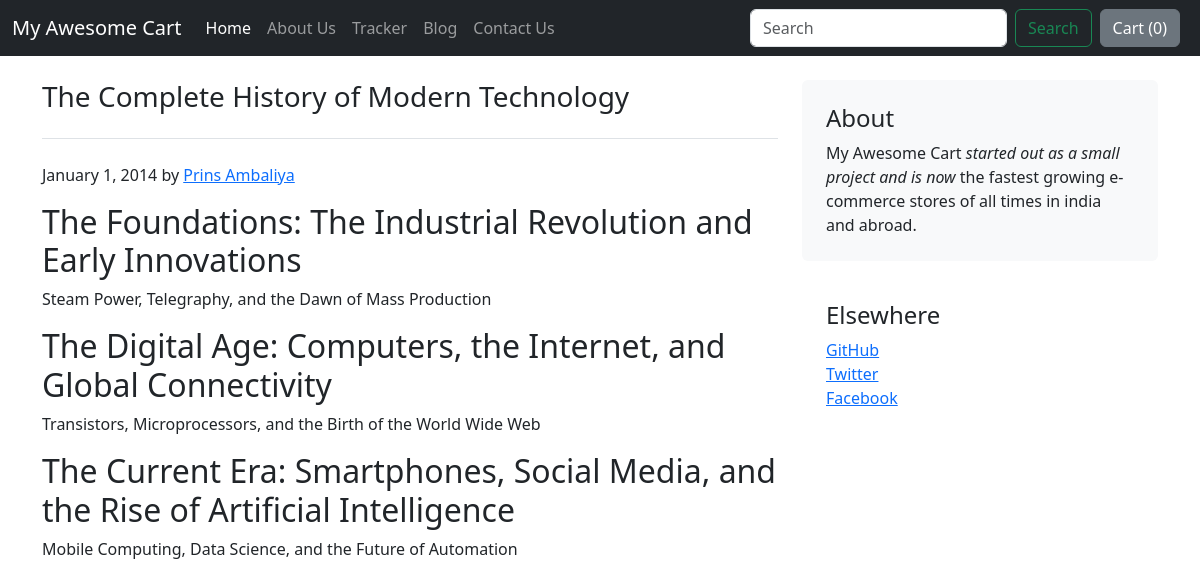
The app's page /blog/blogpost/3/ with its own data.
### blog/models.py (models this page shows, shortened)
class Blogpost(models.Model):
    post_id = models.AutoField(primary_key=True)
    title = models.CharField(max_length=50)
    head0 = models.CharField(max_length=500,default="")
    chead0 = models.CharField(max_length=5000,default="")
    head1 = models.CharField(max_length=500,default="")
    chead1 = models.CharField(max_length=5000,default="")
    head2 = models.CharField(max_length=500,default="")
    chead2 = models.CharField(max_length=5000,default="")
    pub_date = models.DateField()
    thumbnail = models.ImageField(upload_to="blog/images",default="")

### blog/views.py (the view)
# urls.py: path("blogpost/<int:id>/",views.blogpost,name="BlogPost"),
def blogpost(request,id):
    post = Blogpost.objects.filter(post_id=id).first()
    context = {"post":post}
    return render(request, "blog/blogpost.html",context)

### blog/templates/blog/blogpost.html (shortened to what this page needs)
{% extends 'blog/basic.html' %} {% block body %}
<div class="container">
  <div class="row mt-4">
    <div class="col-md-8 blog-main">
      <h3 class="pb-4 mb-4 font-italic border-bottom">{{post.title}}</h3>
      <div class="blog-post">
        <p class="blog-post-meta">
          January 1, 2014 by <a href="#">Prins Ambaliya</a>
        </p>
        <h2>{{post.head0}}</h2>
        <p>{{post.chead0}}</p>
        <h2>{{post.head1}}</h2>
        <p>{{post.chead1}}</p>
        <h2>{{post.head2}}</h2>
        <p>{{post.chead2}}</p>
      </div>
    </div>
    <aside class="col-md-4 blog-sidebar">
      <div class="p-4 mb-3 bg-light rounded">
        <h4 class="font-italic">About</h4>
        <p class="mb-0">
          My Awesome Cart <em>started out as a small project and is now</em> the
          fastest growing e-commerce stores of all times in india and abroad.
        </p>
      </div>
      <div class="p-4">
        <h4 class="font-italic">Elsewhere</h4>
        <ol class="list-unstyled">
          <li><a href="#">GitHub</a></li>
          <li><a href="#">Twitter</a></li>
          <li><a href="#">Facebook</a></li>
        </ol>
      </div>
    </aside>
  </div>
</div>
{% endblock %}

### records on screen
Blogpost: title "The Complete History of Modern Technology", head0 "The Foundations: The Industrial Revolution and Early Innovations", chead0 "Steam Power, Telegraphy, and the Dawn of Mass Production", head1 "The Digital Age: Computers, the Internet, and Global Connectivity", chead1 "Transistors, Microprocessors, and the Birth of the World Wide Web", head2 "The Current Era: Smartphones, Social Media, and the Rise of Artificial Intelligence", chead2 "Mobile Computing, Data Science, and the Future of Automation"
